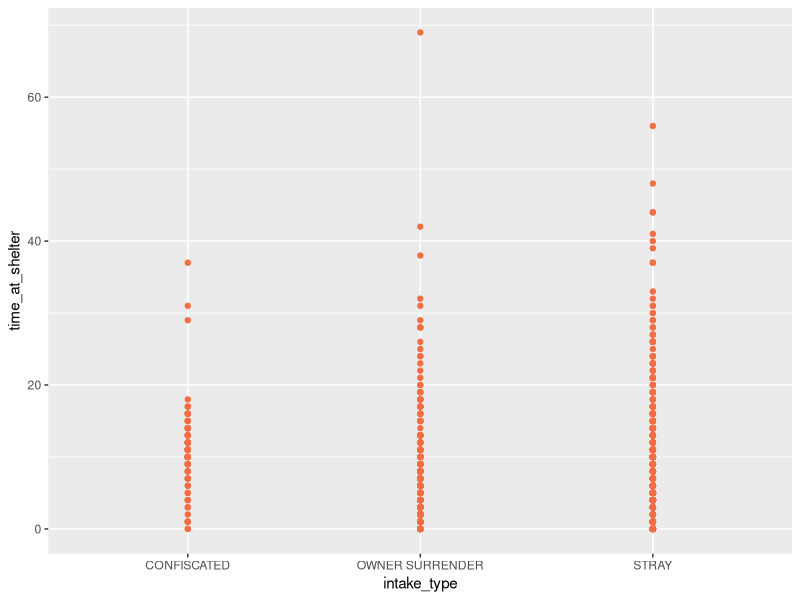
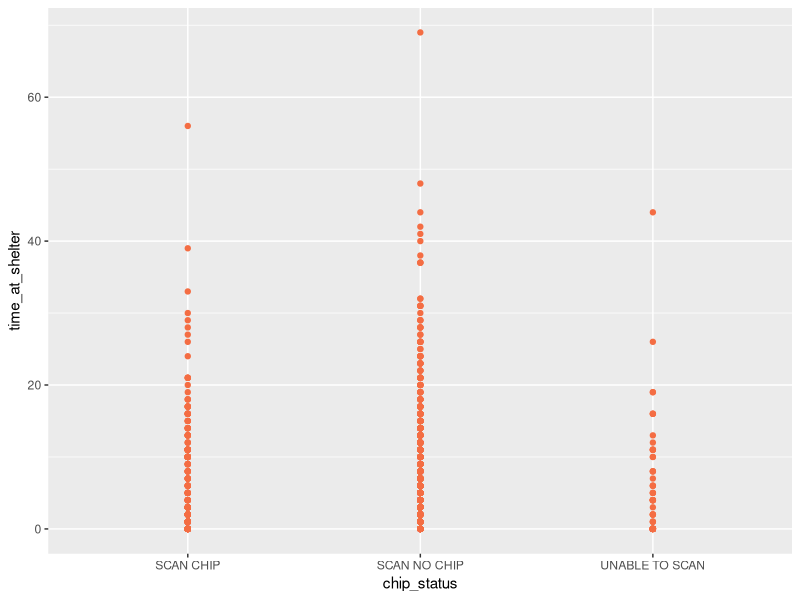
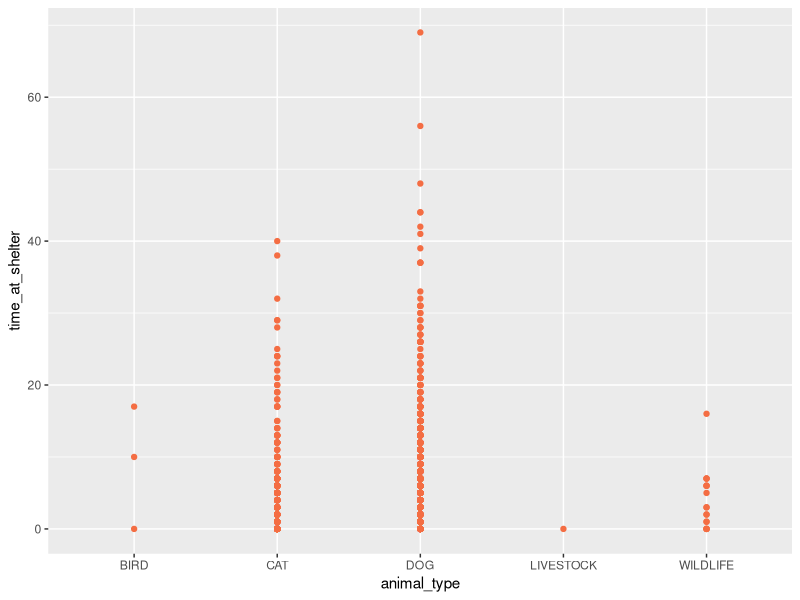
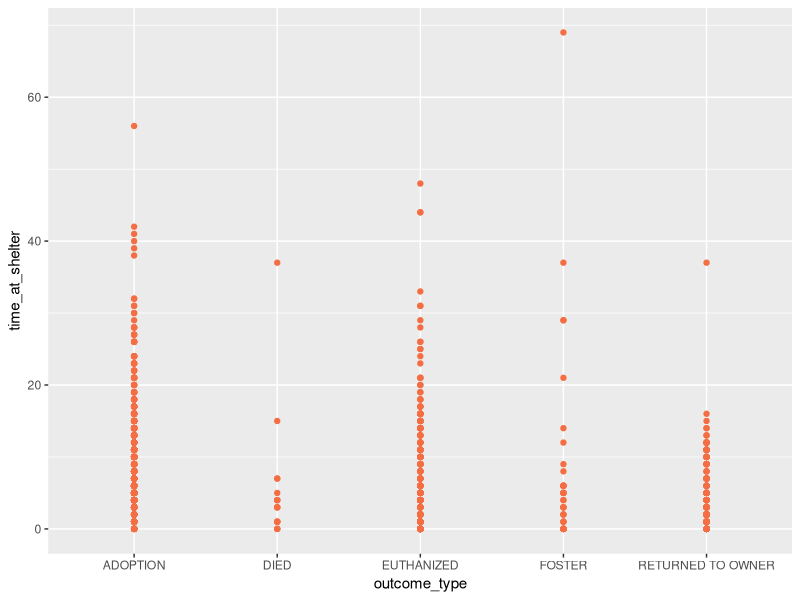
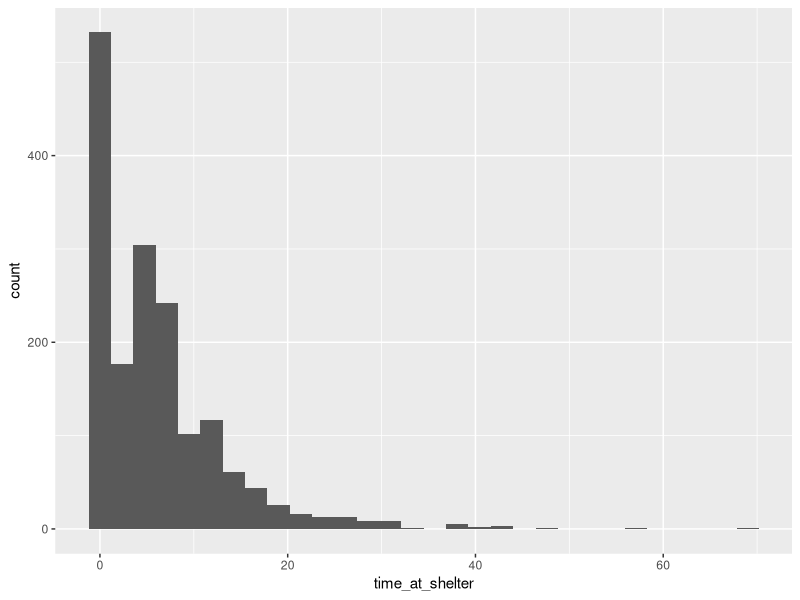
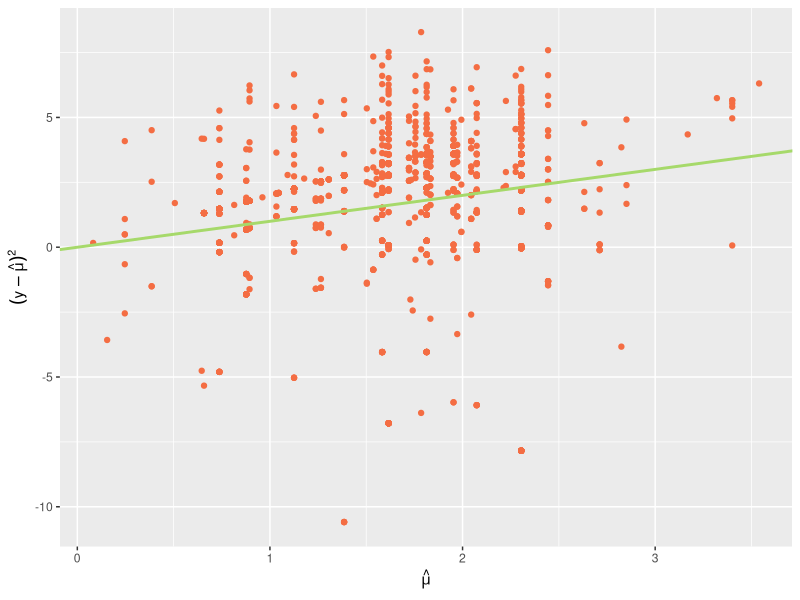
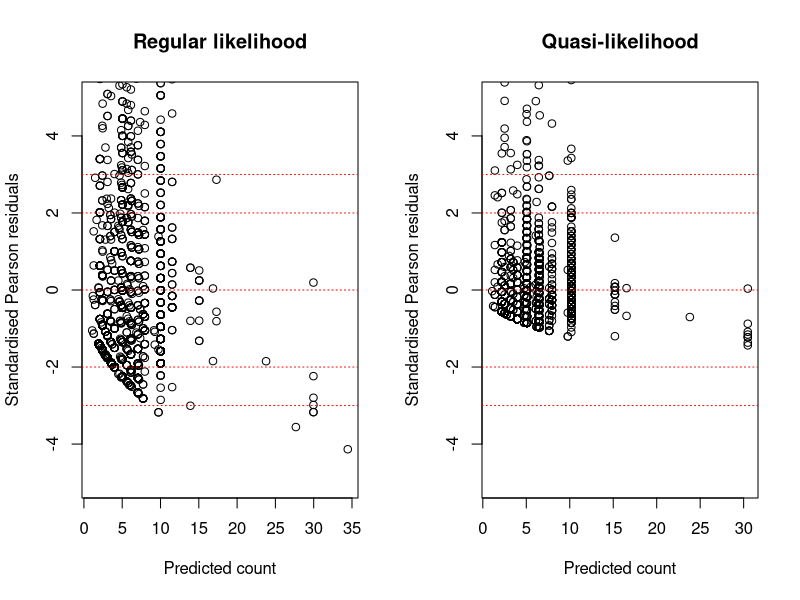

R code for these plots, in order:
## ---- chunk 1
knitr::opts_chunk$set(echo = TRUE)
library(readr)
library(ggplot2)
library(tidyr)
library(dplyr)
library(scales)
library(skimr)
library(ggplot2)
library(tidyverse)
library(lmtest)
library(MASS)
library(pscl)
library(gridExtra)
## ---- chunk 2
animals=read.csv('dataset11.csv')
glimpse(animals)
## ---- chunk 3
p1<-ggplot(animals,mapping=aes(x=intake_type,y=time_at_shelter))+
  geom_point(col="#f46d43")
p2<-ggplot(animals,mapping=aes(x=chip_status,y=time_at_shelter))+
  geom_point(col="#f46d43")
p3<-ggplot(animals,mapping=aes(x=animal_type,y=time_at_shelter))+
  geom_point(col="#f46d43")
p4<-ggplot(animals,mapping=aes(x=outcome_type,y=time_at_shelter))+
  geom_point(col="#f46d43")
p1
p2
p3
p4
## ---- chunk 4
ggplot(data=animals,aes(x=time_at_shelter))+
  geom_histogram()
## ---- chunk 5
animals$animal_type[which(animals$animal_type=='BIRD')]<-"OTHERS"
animals$animal_type[which(animals$animal_type=="WILDLIFE")]<-"OTHERS"
animals$animal_type[which(animals$animal_type=="LIVESTOCK")]<-"OTHERS"
animals.cleaned=subset(animals,select=-c(month,year))
## ---- chunk 6
zero_set<-animals.cleaned%>%
  filter(time_at_shelter=="0")
nrow(zero_set)
## ---- chunk 7
animals.glm = glm(time_at_shelter~animal_type + intake_type + chip_status+outcome_type, data=animals.cleaned, family=poisson(link="log"))
animals.glm%>%
  summary()
## ---- chunk 8
#person statistic
sum(resid(animals.glm ,type="pearson")^2)
#Chi-Square(1667)
qchisq(0.95,1667,ncp=0)
## ---- chunk 9
ggplot(animals.glm, aes(x=log(fitted(animals.glm)), y=log((animals.cleaned$time_at_shelter-fitted(animals.glm))^2)))+ geom_point(col="#f46d43") +geom_abline(slope=1, intercept=0, col="#a6d96a", size=1) + ylab(expression((y-hat(mu))^2)) + xlab(expression(hat(mu)))
## ---- chunk 10
animals.glm.quasi = glm(time_at_shelter~animal_type + intake_type + chip_status+outcome_type, data=animals.cleaned, family=quasipoisson(link="log"))
animals.glm.quasi%>%
  summary()
drop1(animals.glm.quasi, test = "F")
## ---- chunk 11
animals.glm.quasi = glm(time_at_shelter~animal_type + intake_type + outcome_type, data=animals.cleaned, family=quasipoisson(link="log"))
animals.glm.quasi%>%
  summary()
drop1(animals.glm.quasi, test = "F")
## ---- chunk 12
c(animals.glm$deviance, animals.glm.quasi$deviance)
## ---- chunk 13
pred <- predict(animals.glm, type = "response")
stand.resid <- rstandard(model = animals.glm, type = "pearson") # Standardised Pearson residuals
par(mfrow=c(1,2))
plot(x = pred, y = stand.resid, xlab = "Predicted count", ylab = "Standardised Pearson residuals",
main = "Regular likelihood", ylim = c(-5,5))
abline(h = c(-3, -2, 0, 2, 3), lty = "dotted", col = "red")

pred <- predict(animals.glm.quasi, type = "response")
stand.resid <- rstandard(model = animals.glm.quasi, type = "pearson") # Standardised Pearson residuals
plot(x = pred, y = stand.resid, xlab = "Predicted count", ylab = "Standardised Pearson residuals", main = "Quasi-likelihood", ylim = c(-5,5))
abline(h = c(-3, -2, 0, 2, 3), lty = "dotted", col = "red")
